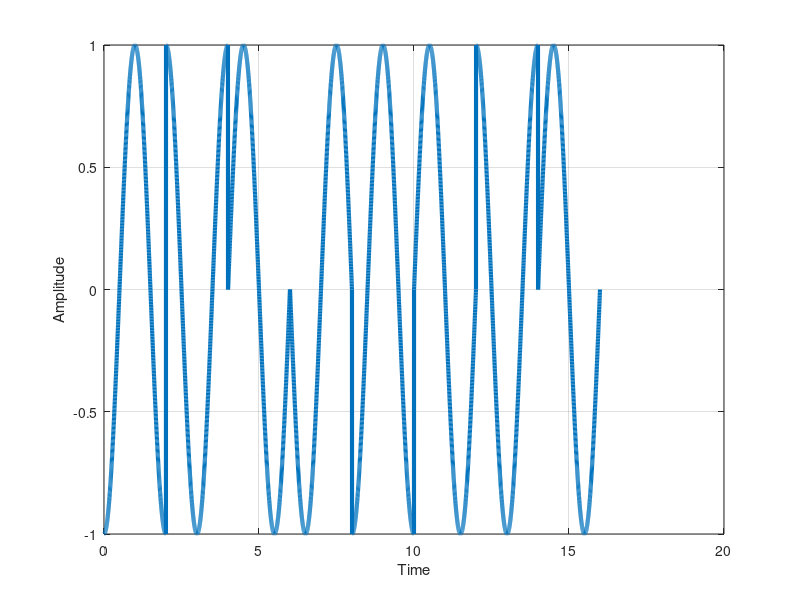

This chart was generated by the following MATLAB code:
T_b = 1;            % bit interval
h = 2;              % number of bits per symbol
T = h*T_b;          % symbol interval
binary_seq = [1 1 0 0 1 0 0 1 1 1 1 0 0 0 1 0];
signals = length(binary_seq)/h;
resolution = 1000;  % number of data points for a smooth plot
t = linspace(0,T,resolution);

% generating symbols according to the mapping rule
s_0_t = sqrt(2/T)*cos(2*pi*t/T + pi*0/2); % i = 0
s_1_t = sqrt(2/T)*cos(2*pi*t/T + pi*1/2); % i = 1
s_2_t = sqrt(2/T)*cos(2*pi*t/T + pi*2/2); % i = 2
s_3_t = sqrt(2/T)*cos(2*pi*t/T + pi*3/2); % i = 3

% constructing the signal
tx_signal = zeros(signals, resolution);
signal = 1;
for index = 1:h:length(binary_seq) %initVal:step:endVal
    if binary_seq(index) == 0 && binary_seq(index +1) == 0
        tx_signal(signal,:) = s_0_t;
    elseif binary_seq(index) == 0 && binary_seq(index +1) == 1
        tx_signal(signal,:) = s_1_t;
    elseif binary_seq(index) == 1 && binary_seq(index +1) == 1
        tx_signal(signal,:) = s_2_t;
    elseif binary_seq(index) == 1 && binary_seq(index +1) == 0
        tx_signal(signal,:) = s_3_t;
    end
    signal = signal +1;
end
tx_signal = reshape(tx_signal',1,[]); % pre-processing for plotting
plot(linspace(0,signals*T, length(tx_signal)), tx_signal, 'LineWidth',3);
grid on; xlabel('Time'); ylabel('Amplitude')
